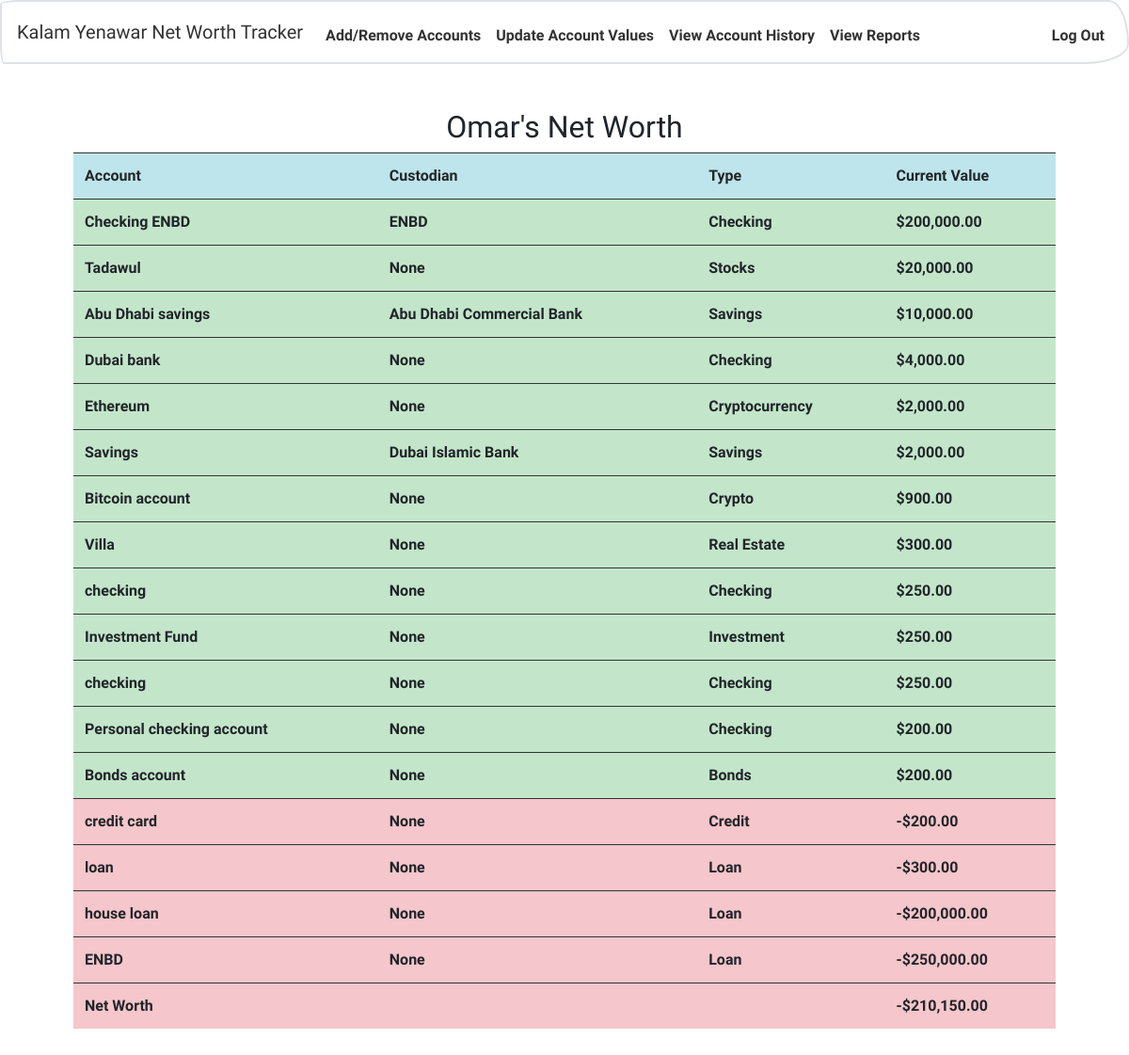
Page / (signed in) on the committed database.
### tables this page shows
CREATE TABLE 'users' ('id' INTEGER PRIMARY KEY AUTOINCREMENT NOT NULL, 'username' TEXT NOT NULL, 'hash' TEXT NOT NULL, 'realname' varchar(20));

CREATE TABLE 'accounts' ('id' integer PRIMARY KEY AUTOINCREMENT NOT NULL, 'name' varchar(20) NOT NULL, 'userid' integer NOT NULL, 'value' real, 'type' varchar(20) NOT NULL, custodian varchar(255));

### application.py (the view)
@app.route("/")
@login_required
def index():
    user_id = session['user_id']
    accounts = db.execute("SELECT * FROM accounts WHERE userid = :user_id ORDER BY value DESC", user_id=user_id)
    user = db.execute("SELECT * FROM users WHERE id = :user_id", user_id=user_id)
    total = 0
    for row in accounts:
        total += row['value']
    return render_template("index.html", accounts=accounts, user=user, total=total)

### application.py (called while the page is built)
@app.after_request
def after_request(response):
    response.headers["Cache-Control"] = "no-cache, no-store, must-revalidate"
    response.headers["Expires"] = 0
    response.headers["Pragma"] = "no-cache"
    return response

### helpers.py (called while the page is built)
def login_required(f):
    @wraps(f)
    def decorated_function(*args, **kwargs):
        if session.get("user_id") is None:
            return redirect("/login")
        return f(*args, **kwargs)
    return decorated_function

### templates/index.html (shortened to what this page needs)
{% extends "layout.html" %}
{% block main %}
    {% if user[0]['realname'] == NULL %}
        <h2>{{ user[0]['username'] }}'s Net Worth</h2>
    {% else %}
        <h2>{{ user[0]['realname'] }}'s Net Worth</h2>
    {% endif %}
    <table class="table table-hover">
        <tr class="table-info">
            <th>Account</th>
            <th>Custodian</th>
            <th>Type</th>
            <th>Current Value</th>
        </tr>
        {% for row in accounts %}
        {% if row['value'] < 0 %}
        <tr class="table-danger">
        {% else %}
        <tr class="table-success">
        {% endif %}
            <td>{{ row['name'] }}</td>
            <td>{{ row['custodian'] }}</td>
            <td>{{ row['type'] }}</td>
            {% if row['value'] < 0 %}
            <td>-${{ "{:,.2f}".format(row['value'] * -1) }}</td>
            {% else %}
            <td>${{ "{:,.2f}".format(row['value']) }}</td>
            {% endif %}
        </tr>
        {% endfor %}
        {% if total > 0 %}
        <tr class="table-success">
            <td>Net Worth</td>
            <td></td>
            <td>${{ total }}</td>
        </tr>
        {% else %}
        <tr class="table-danger">
            <td>Net Worth</td>
            <td></td>
            <td></td>
            <td>-${{ "{:,.2f}".format(total * -1)}}</td>
        </tr>
        {% endif %}
    </table>
{% endblock %}

### rows in the picture
users: realname "Omar"
accounts: name "Checking ENBD", custodian "ENBD", type "Checking", value "200,000.00"
accounts: name "Tadawul", custodian "None", type "Stocks", value "20,000.00"
accounts: name "Abu Dhabi savings", custodian "Abu Dhabi Commercial Bank", type "Savings", value "10,000.00"
accounts: name "Dubai bank", custodian "None", type "Checking", value "4,000.00"
accounts: name "Ethereum", custodian "None", type "Cryptocurrency", value "2,000.00"
accounts: name "Savings", custodian "Dubai Islamic Bank", type "Savings", value "2,000.00"
accounts: name "Bitcoin account", custodian "None", type "Crypto", value "900.00"
accounts: name "Villa", custodian "None", type "Real Estate", value "300.00"
accounts: name "checking", custodian "None", type "Checking", value "250.00"
accounts: name "Investment Fund", custodian "None", type "Investment", value "250.00"
accounts: name "checking", custodian "None", type "Checking", value "250.00"
accounts: name "Personal checking account", custodian "None", type "Checking", value "200.00"
accounts: name "Bonds account", custodian "None", type "Bonds", value "200.00"
accounts: name "credit card", custodian "None", type "Credit", value "200.00"
accounts: name "loan", custodian "None", type "Loan", value "300.00"
accounts: name "house loan", custodian "None", type "Loan", value "200,000.00"
accounts: name "ENBD", custodian "None", type "Loan", value "250,000.00"

### other values in the picture
{{ "{:,.2f}".format(total * -1) }} "210,150.00"
